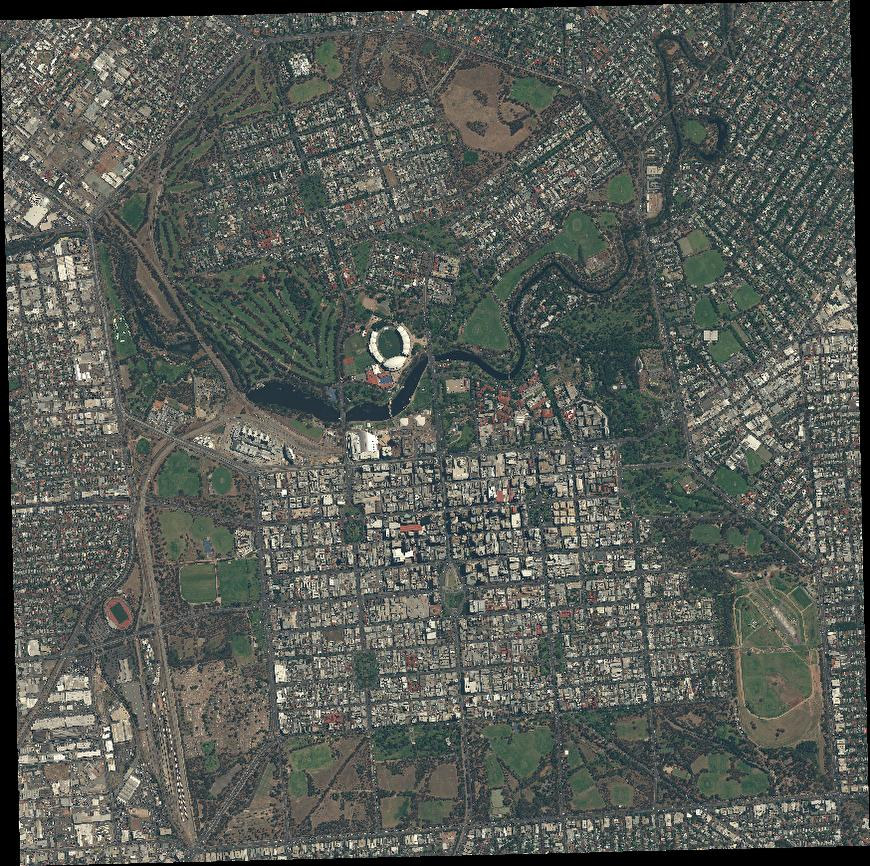
%> input picture 14NOV27004452-M2AS-054191978040_01_P001-BROWSE.JPG, 870 x 866 px
$ octave pcaTest.m   (GNU Octave 9; MATLAB toolbox functions it lacks are replaced by stand-ins)
%> lines starting %> are read from the running program, lines starting %| are printed output that depends on the picture
%% PCA testing to check the image
img = imread('14NOV27004452-M2AS-054191978040_01_P001-BROWSE.jpg');
%> img is the input picture: size 866x870x3 uint8; mean R, G, B 87.5, 91.8, 85.9
[h,w,c]=size(img);
%> h = 866; w = 870; c = 3

r=img(:,:,1); g=img(:,:,2); b=img(:,:,3);
%> after `r=img(:,:,1)`:
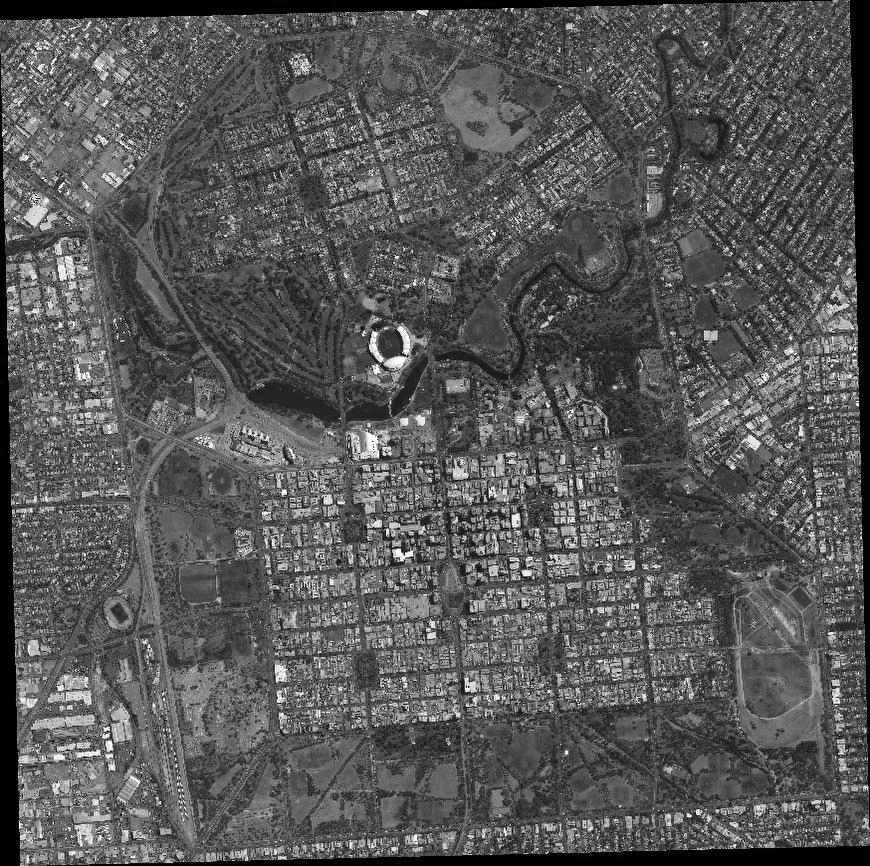
%> r: size 866x870 uint8; min 0, max 255, mean 87.5
%> after `g=img(:,:,2)`:
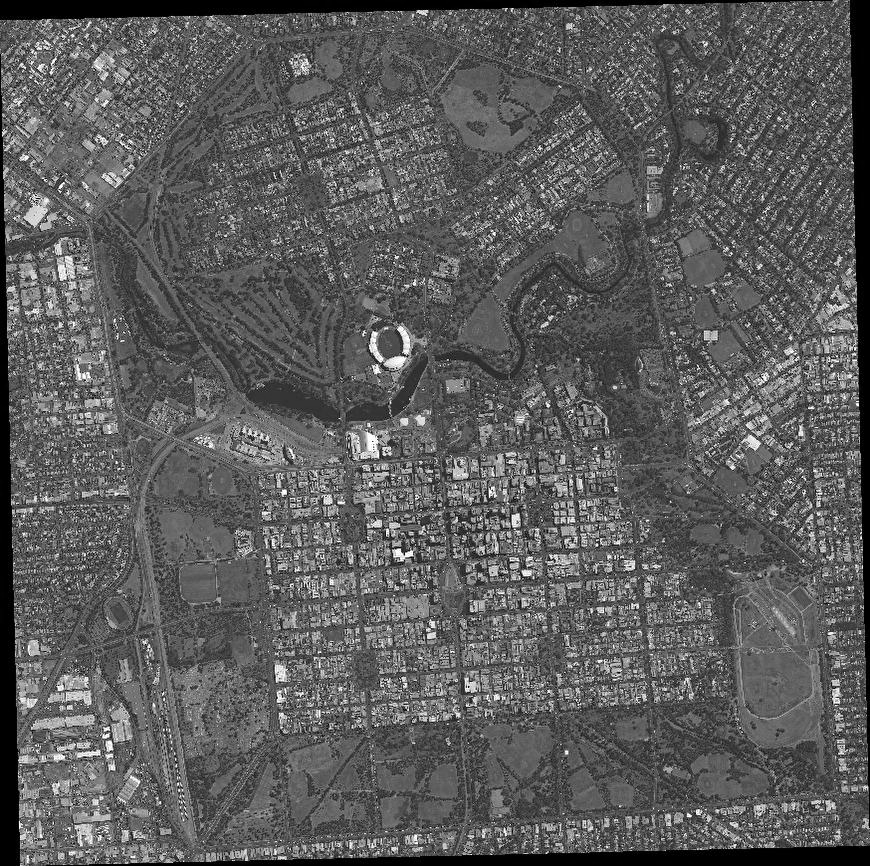
%> g: size 866x870 uint8; min 0, max 255, mean 91.8

imgVec = [reshape(r,1,[])', reshape(g,1,[])', reshape(b,1,[])'];

pcaRes = pca(double(imgVec));
%> pcaRes = [0.608 0.773 -0.183; 0.577 -0.271 0.771; 0.546 -0.574 -0.61]

pcaComp = double(imgVec)*pcaRes;

pca1=uint8((pcaComp(:,1)-min(pcaComp(:,1)))*255/(max(pcaComp(:,1))-min(pcaComp(:,1))));
pca2=uint8((pcaComp(:,2)-min(pcaComp(:,2)))*255/(max(pcaComp(:,2))-min(pcaComp(:,2))));
pca3=uint8((pcaComp(:,3)-min(pcaComp(:,3)))*255/(max(pcaComp(:,3))-min(pcaComp(:,3))));

figure;imshow(img)
figure;imshow(reshape(pca1,h,w))
figure;imshow(reshape(pca2,h,w))
%> after `imshow(reshape(pca2,h,w))`:
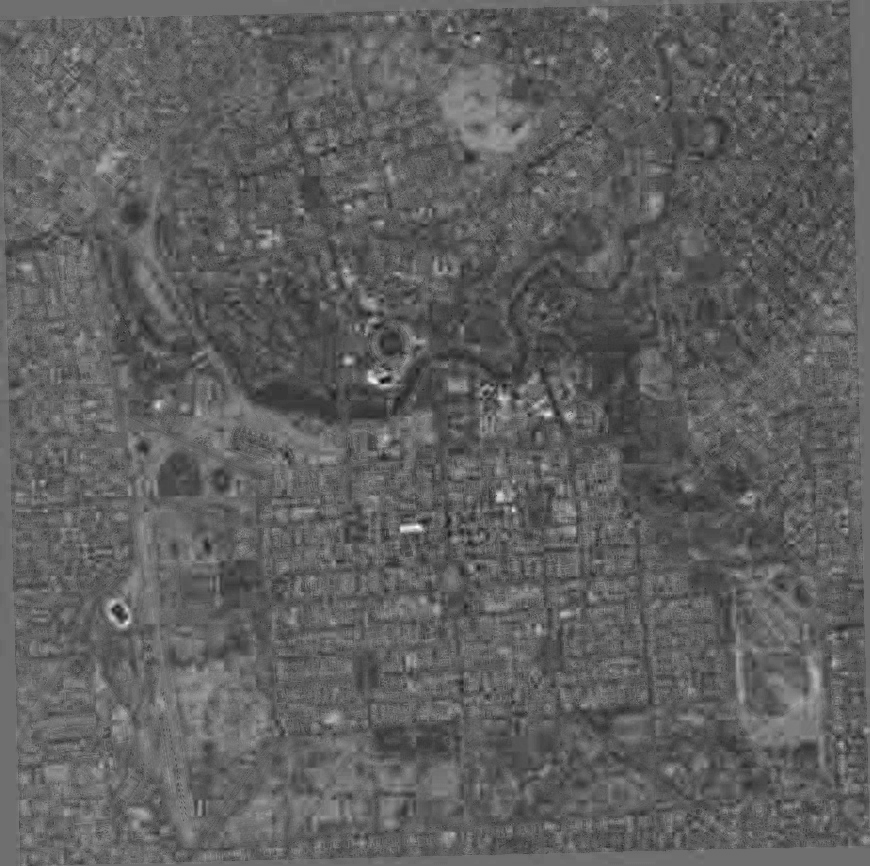
%> displayed picture: size 866x870, on the screen's scale of 0 to 255; min 0, max 255, mean 95.1
figure;imshow(reshape(pca3,h,w))
%> after `imshow(reshape(pca3,h,w))`:
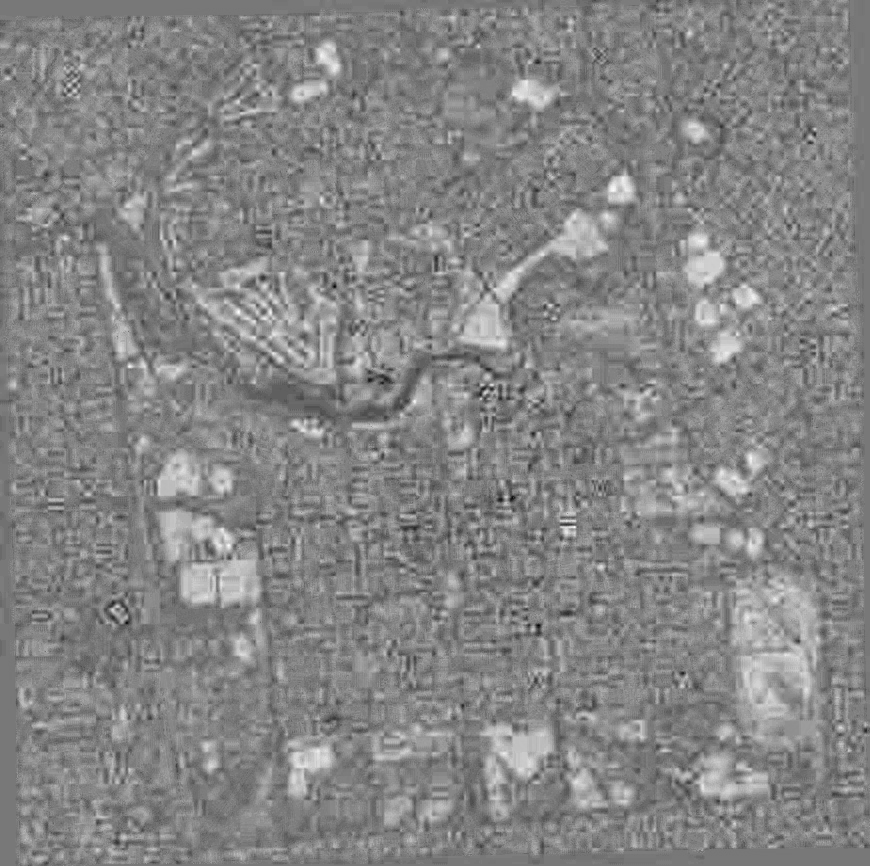
%> displayed picture: size 866x870, on the screen's scale of 0 to 255; min 0, max 255, mean 132.7

%Reconstruct on color

pcaColor = pcaComp*inv(pcaRes);

pcaC1=uint8(pcaColor(:,1)*255/(max(pcaColor(:,1))-min(pcaColor(:,1))));
pcaC2=uint8(pcaColor(:,2)*255/(max(pcaColor(:,2))-min(pcaColor(:,2))));
pcaC3=uint8(pcaColor(:,3)*255/(max(pcaColor(:,3))-min(pcaColor(:,3))));

pcaFullColor = reshape([pcaC1;pcaC2;pcaC3], h,w,c);
figure;imshow(pcaFullColor);

%pcaFullColor = uint8((pcaColor-min(pcaColor(:)))*255/(max(pcaColor(:))-min(pcaColor(:))));
%imshow(reshape(pcaFullColor, h,w,c));

%One Component at a time
pcaRec = zeros(size(pcaComp));
pcaRec(:,1) = pcaComp(:,1);
pcaColor = pcaRec/(pcaRes);
pcaFullColor = uint8((pcaColor-min(pcaColor(:)))*255/(max(pcaColor(:))-min(pcaColor(:))));
figure;imshow(reshape(pcaFullColor, h,w,c));
